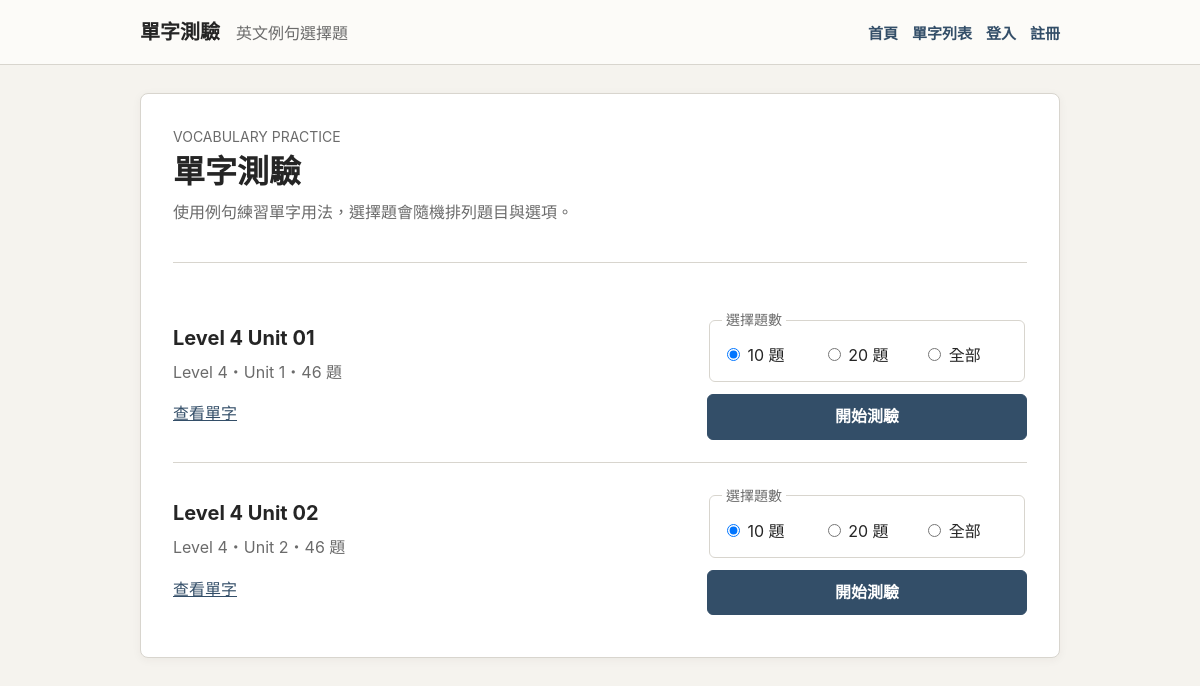
The page / on the database its author committed.
### vocabulary/models.py (models this page shows, shortened)
class TimeStampedModel(models.Model):
    created_at = models.DateTimeField(auto_now_add=True)
    updated_at = models.DateTimeField(auto_now=True)
    class Meta:
        abstract = True

class VocabularySet(TimeStampedModel):
    title = models.CharField(max_length=120)
    slug = models.SlugField(unique=True)
    level = models.PositiveIntegerField()
    unit = models.PositiveIntegerField()
    description = models.TextField(blank=True)
    is_published = models.BooleanField(default=True)
    class Meta:
        ordering = ["level", "unit", "title"]

### vocabulary/views.py (the view)
# urls.py: 2. Add a URL to urlpatterns:  path('', views.home, name='home')
def home(request):
    sets = (
        VocabularySet.objects.filter(is_published=True)
        .annotate(active_question_count=Count("questions", filter=Q(questions__is_active=True)))
        .order_by("level", "unit")
    )
    return render(request, "vocabulary/home.html", {"sets": sets})

### vocabulary/context_processors.py (called while the page is built)
def site_state(request):
    return {
        "primary_vocabulary_set": VocabularySet.objects.filter(is_published=True)
        .order_by("level", "unit")
        .first(),
        "heartbeat_interval_ms": settings.HEARTBEAT_INTERVAL_SECONDS * 1000,
    }

### templates/vocabulary/home.html (shortened to what this page needs)
{% extends "base.html" %}
{% block content %}
<section class="paper paper--home">
  <div class="page-heading">
    <p class="eyebrow">Vocabulary Practice</p>
    <h1>單字測驗</h1>
    <p>使用例句練習單字用法，選擇題會隨機排列題目與選項。</p>
  </div>
  <div class="set-list">
    {% for set in sets %}
      <article class="set-row">
        <div>
          <h2>{{ set.title }}</h2>
          <p>Level {{ set.level }}・Unit {{ set.unit }}・{{ set.active_question_count }} 題</p>
          <a href="{% url 'vocabulary:word_list' set.slug %}">查看單字</a>
        </div>
        <form class="start-form" method="post" action="{% url 'vocabulary:start_quiz' set.slug %}">
          <fieldset class="count-options">
            <legend>選擇題數</legend>
            <label><input type="radio" name="question_count" value="10" checked> 10 題</label>
            <label><input type="radio" name="question_count" value="20"> 20 題</label>
            <label><input type="radio" name="question_count" value="all"> 全部</label>
          </fieldset>
          <button class="button" type="submit">開始測驗</button>
        </form>
      </article>
    {% empty %}
      <p class="empty">目前沒有已發布的單字單元。請先匯入題庫。</p>
    {% endfor %}
  </div>
</section>
{% endblock %}

### static/vocabulary/css/site.css (style rules this page uses)
:root { --page-bg: #f5f3ee; --paper: #ffffff; --text: #252525; --muted-text: #6b6b6b; --border: #d8d5ce; --primary: #334e68; --primary-hover: #263f56; --correct-bg: #eef6ee; --wrong-bg: #fbefef; --warning-bg: #fff8e6; --focus: #7a9abb; }
* { box-sizing: border-box; }
body { margin: 0; background: var(--page-bg); color: var(--text); font-family: -apple-system, BlinkMacSystemFont, "Segoe UI", "Noto Sans TC", "Microsoft JhengHei", Arial, sans-serif; line-height: 1.6; }
a { color: var(--primary); }
button, input { font: inherit; }
.site-subtitle, .eyebrow, .page-heading p, .set-row p, .quiz-heading p, .summary-note { color: var(--muted-text); }
.paper { background: var(--paper); border: 1px solid var(--border); border-radius: 8px; box-shadow: 0 2px 10px rgba(50, 45, 38, 0.05); padding: 32px; }
.paper--home { padding-bottom: 20px; }
.page-heading { border-bottom: 1px solid var(--border); padding-bottom: 20px; margin-bottom: 24px; }
.eyebrow { margin: 0 0 4px; font-size: 14px; letter-spacing: 0; text-transform: uppercase; }
h1, h2, p { margin-top: 0; }
h1 { margin-bottom: 8px; font-size: 32px; line-height: 1.25; }
h2 { margin-bottom: 6px; font-size: 20px; }
.set-list { display: grid; gap: 0; }
.set-row { display: grid; grid-template-columns: 1fr minmax(260px, 320px); gap: 28px; align-items: center; border-bottom: 1px solid var(--border); padding: 22px 0; }
.set-row:last-child { border-bottom: 0; }
.start-form, .count-options { display: grid; gap: 12px; }
.count-options { grid-template-columns: repeat(3, 1fr); border: 1px solid var(--border); border-radius: 6px; padding: 12px; }
.count-options legend { padding: 0 4px; color: var(--muted-text); font-size: 14px; }
.count-options label { cursor: pointer; }
.button { display: inline-flex; justify-content: center; align-items: center; min-height: 44px; border: 1px solid var(--primary); border-radius: 6px; background: var(--primary); color: #ffffff; padding: 9px 18px; font-weight: 700; text-decoration: none; cursor: pointer; }

### rows shown on the page
VocabularySet: title "Level 4 Unit 01", level "4", unit "1", active_question_count "46"
VocabularySet: title "Level 4 Unit 02", level "4", unit "2", active_question_count "46"
